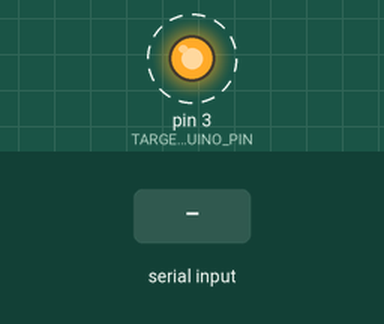
This sketch was run on a simulated Arduino Uno, built with avr-gcc and run on an emulated ATmega328P. Shown: output pins drawn as LEDs (lit = HIGH). Dashed ring = blinking. The test bench sets the inputs (shaded band). What the sketch prints to the serial monitor is not drawn.

Above: at 1.2 s.
1.3 s: "90 45\n" received over Serial
3.5 s: byte 10 ('\n') received over Serial
5.5 s: "s90\n" received over Serial
7.5 s: "s 45\n" received over Serial
Timing chart, 0 to 10.5 s (numbered marks = the images above; inputs shaded):
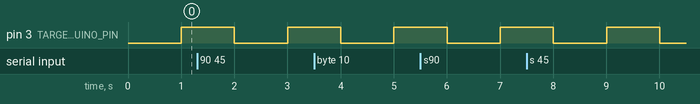

The sketch:

PulseGenerator.ino
```cpp
/* #defines and typedefs */
#define BAUD_RATE            57600
#define COMMAND_MAX_LENGTH   15
#define DEFAULT_HIGH_TIME_US 1000000
#define DEFAULT_LOW_TIME_US  DEFAULT_HIGH_TIME_US

// using these defines for faster pin access witout indirection
#define TARGET_PORT          PORTD
#define TARGET_PIN           3
#define TARGET_ARDUINO_PIN   3

typedef enum{
  high_time,
  low_time,
  stat,
  help,
  cmd_empty,
  cmd_incomplete,
  cmd_invalid
} command_t;

/* function prototypes */
command_t get_command(char chr);
void clear_command();
void append_to_command(char chr);
boolean is_alpha_numeric(char chr);
command_t parse_command();
void backspace();
void cursor_left();
void high_time_cmd(uint32_t time_us);
void low_time_cmd(uint32_t time_us);
void stat_cmd();
void help_cmd();
void prompt();


/* global variables */
char command[COMMAND_MAX_LENGTH + 1];
uint8_t  command_write_index = 0;
uint32_t command_argument = 0;

long high_time_us = DEFAULT_HIGH_TIME_US;
long low_time_us = DEFAULT_LOW_TIME_US;
uint8_t  target_pin  = 3;

int pin_state = LOW;
long previous_us = 0;
long interval_us = high_time_us;

/* arduino functions */
void setup(){
  Serial.begin(BAUD_RATE);
  pinMode(TARGET_ARDUINO_PIN, OUTPUT);
  clear_command();
  help_cmd();
  stat_cmd();
  prompt();
}

void loop(){
  char chr;
  // process commands from the serial terminal
  while(Serial.available() > 0){
    chr = Serial.read();
    //Serial.print("Code: ");
    //Serial.println(chr, HEX);
    switch(get_command(chr)){
    case high_time:
      high_time_cmd(command_argument);
      Serial.println(F("ok"));
      prompt();
      break;
    case low_time:
      low_time_cmd(command_argument);
      Serial.println(F("ok"));
      prompt();
      break;
    case stat:
      stat_cmd();
      prompt();
      break;
    case cmd_empty:
      prompt();
      break;
    case help:
    case cmd_invalid:
      Serial.print(F("Unrecognized Command: "));
      Serial.println(command);
      help_cmd();
      prompt();
      break;
    }

    if(chr == '\r' || chr == '\n'){
      clear_command();
    }
  }

  // run the pin toggling state machine
  unsigned long current_us = micros();
  if(current_us - previous_us > interval_us) {
    previous_us = current_us;
    if (pin_state == LOW){
      TARGET_PORT |= _BV(TARGET_PIN);
      //Serial.println("HIGH");
      pin_state = HIGH;
      interval_us = high_time_us;
    }
    else{
      TARGET_PORT &= ~_BV(TARGET_PIN);
      //Serial.println("LOW");
      pin_state = LOW;
      interval_us = low_time_us;
    }
  }

}

/* function implementations */
command_t get_command(char chr){
  // handle backspace / delete
  if(chr == 0x08 || chr == 0x7F){
    backspace();
    return cmd_incomplete;
  }
  // newline signals the need to process the command
  else if(chr == '\r'){
    Serial.println(); // echo the newline
    return parse_command(); // parse the command
  }
  // ignore whitespace and non-alphanumeric characters
  else if(chr == ' ' || chr == '\n' || !is_alpha_numeric(chr)){
    Serial.print(' ');
    return cmd_incomplete;
  }
  else{
    // echo the character
    Serial.print(chr); // echo the character
    append_to_command(chr); // add the character to the command
    return cmd_incomplete;
  }
}

void clear_command(){
  memset(command, 0, COMMAND_MAX_LENGTH + 1);
  command_write_index = 0;
  command_argument = 0;
}

boolean is_alpha_numeric(char chr){
  if(chr >= 'a' && chr <= 'z'){
    return true;
  }
  else if(chr >= 'A' && chr <= 'Z'){
    return true;
  }
  else if(chr >= '0' && chr <= '9'){
    return true;
  }
  else{
    return false;
  }
}

command_t parse_command(){
  if(strncmp_P(command, PSTR("help"), 4) == 0){
    return help;
  }

  if(strlen(command) == 0){
    return cmd_empty;
  }

  // parse the argument as a 32-bit integer if it is possible
  char * endptr = (char *) 0;
  if(strlen(command) > 1){
    command_argument = strtol(command+1, &endptr, 10);
  }

  switch(command[0]){
  case 's':
    return stat;
  case 'h':
    if((*endptr == '\0') && (command_argument > 0)){
      return high_time;
    }
    break;
  case 'l':
    if((*endptr == '\0') && (command_argument > 0)){
      return low_time;
    }
    break;
  }

  return cmd_invalid;
}

void append_to_command(char chr){
  // convert to lower case
  if(chr >= 'A' && chr <= 'Z'){
    chr = chr - 'A' + 'a';
  }

  // add it to the buffer if there's room
  // and advance the write index
  if(command_write_index <= COMMAND_MAX_LENGTH){
    command[command_write_index++] = chr;
  }
}

void cursor_left(){
  Serial.write(0x1B);
  Serial.write(0x5B);
  Serial.write(0x44);
}

void backspace(){
  if(command_write_index > 0){
    cursor_left();
    Serial.print(' '); // emit a space to clear the displayed character
    cursor_left();
    command_write_index--;
  }
  command[command_write_index] = 0; // erase the character
}

void high_time_cmd(uint32_t time_us){
  high_time_us = time_us;
}

void low_time_cmd(uint32_t time_us){
  low_time_us = time_us;
}

void stat_cmd(){
  Serial.println(F("Current Parameter Values"));
  Serial.println(F("===================================================="));
  Serial.print(F("  High Time: "));
  Serial.println(high_time_us);
  Serial.print(F("  Low Time: "));
  Serial.println(low_time_us);
  Serial.println();
}

void help_cmd(){
  Serial.println(F("Recognized Commands"));
  Serial.println(F("===================================================="));
  Serial.println(F("  h time_us"));
  Serial.println(F("    set the time the signal is high in microseconds"));
  Serial.println(F("  l time_us"));
  Serial.println(F("    set the time the signal is low in microseconds"));
  Serial.println(F("  s"));
  Serial.println(F("    display the current parameter values"));
  Serial.println(F("  help"));
  Serial.println(F("    display this help menu"));
  Serial.println();
}

void prompt(){
  Serial.print(F(">"));
}
```
